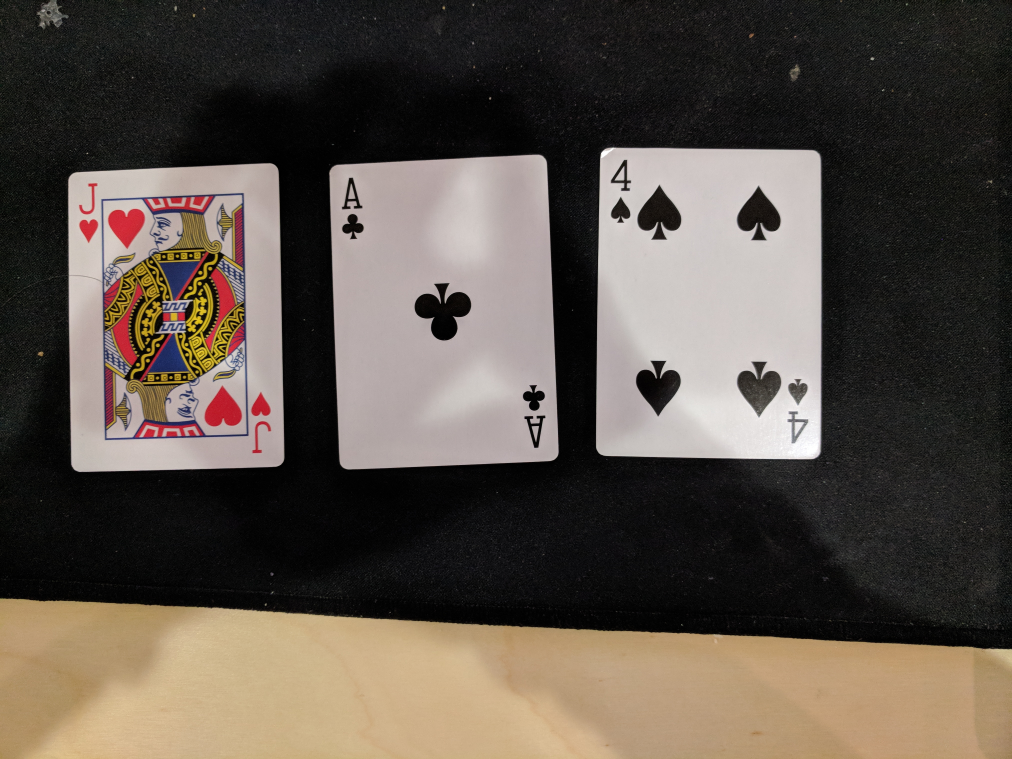
#> input picture img/test/test_2.jpg, 4048 x 3036 px, given in place of the camera (shown at 1/4 size)
$ python object_recognition.py   (older library calls are emulated)
#> lines starting #> are read from the running program, lines starting #| are printed output that depends on the picture; after the words box and inside, x2 and y2 are one past the last pixel; in counts of white or black regions, pixels touching at a corner belong together
### src/blackjack_util.py
# @file blackjack_util
# @date Sun Apr 15 08:38:37 2018
# @author Matthew Chan
# @brief Utility functions to be used by other scripts

# Project dependencies
import numpy as np
import cv2
import pickle
import datetime

''' Arrange edges by top-left, top-right, bottom-right, bottom-left
    @param vertices An array of vertices (size 4) that represent the corners of a playing card
    @return A numpy array containing the sorted vertices
'''
# [6 lines left out: function arrange_vertices, not called in this run]

''' Calculate the distance between two xy-coordinates
    @param a The first xy-coordinate
    @param b The second xy-coordinate
    @return The distance between both coordinates
'''
def dist(a, b):
    return np.sqrt((a[0] - b[0])**2 + (a[1] - b[1])**2)

''' Filter contours based on area
    @param contours An array containing all of the contours
    @param lower_bound Lower bound on the areas to filter out
    @param upper_bound Upper bound on the areas to filter out
    @return The filtered array of contours
'''
def filter_contours(contours, lower_bound, upper_bound):
    return list(filter(lambda x : cv2.contourArea(x) > lower_bound and cv2.contourArea(x) < upper_bound, contours))

''' Identify the four corners of a rectangle, given a set of points on the edge of the rectangle
    @param contour Set of points on the edge of the playing card
    @return A list containing the xy-coordinates of the playing card's four corners
'''
# [33 lines left out: function find_corners, not called in this run]

''' Blur image (to remove artifacts) and set color thresholds on the image (for better edge detection)
    @param image The image to apply pre-processing to
    @return The image after pre-processing has been applied
'''
def preprocess(image):
    output = cv2.cvtColor(image.copy(), cv2.COLOR_BGR2GRAY)
    output = cv2.GaussianBlur(output, (1, 1), 1000)
    retval, output = cv2.threshold(output, 120, 255, cv2.THRESH_BINARY)
    return output

''' Rescale image using the provided multiplier
    @param image The image to rescale
    @param multiplier The multiplier used to rescale both the height and width of the image
    @return The resized image
'''
# [7 lines left out: function rescale, not called in this run]

''' Rotate a point on the xy-plane around a given point
    @param theta Degrees of rotation (positive value will rotate counter-clockwise)
    @param x X-coordinate of the point to rotate
    @param y Y-coordinate of the point to rotate
    @param origin_x X-coordinate of the point to rotate around
    @param origin_y Y-coordinate of the point to rotate around
    @return The xy-coordinate for the rotated point
'''
# [7 lines left out: function rotate, not called in this run]

''' Check whether the set of four coordinates form valid corners of a playing card
    @param corners An array containing four xy-coordinates
    @param error_threshold The amount by which the length of each side can differ from the length of it's parallel side
    @return A boolean value denoting whether or not the corners are valid
'''
# [7 lines left out: function valid_corners, not called in this run]

### src/object_recognition.py
# @file object_recognition
# @date Fri Apr 6 2018 16:04:21
# @author Matthew Chan
# @brief Script to handle object recognition logic in order to identify playing cards.

# Project dependencies
import numpy as np
import cv2
import pickle
import blackjack_util as bu

# Declare constants
# CONTOUR_THRESHOLD = 10000
AREA_LOWER_BOUND = 400000
AREA_UPPER_BOUND = 630000

# # Read input image (in gray-scale)
# img = cv2.imread('./img/test/test_1.jpg')

# # Down-scale image
# # img_r = rescale(img, 0.25)
# img_r = img.copy()

# Capture video from device 0
stream = cv2.VideoCapture(0)
currentFrame = 0

while(True):
    # Capture current frame
    ret, frame = stream.read()
#> frame is the input picture: shape (3036, 4048, 3); mean B, G, R 73.4, 81.9, 90.7

    # Camera is inverted, so flip image
    frame = cv2.flip(frame, 1)
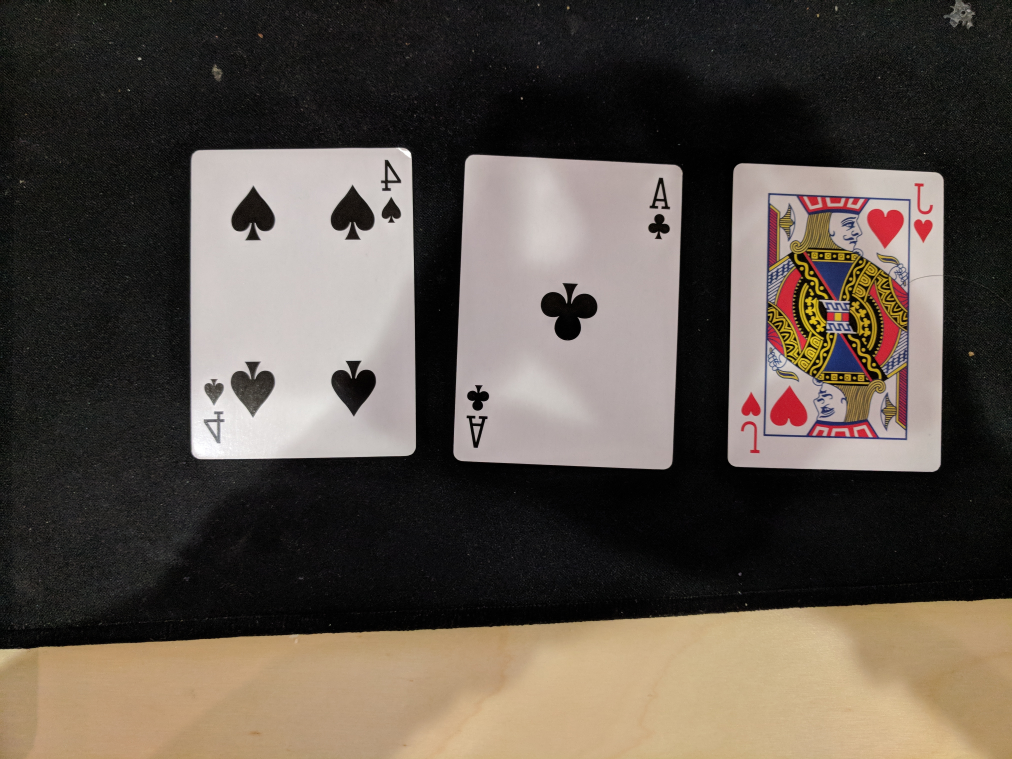
#> frame: shape (3036, 4048, 3) (shown at 1/4 size); mean B, G, R 73.4, 81.9, 90.7

    # Clean copy of image
    img_r = frame.copy()

    # Apply pre-processing to the image
    preprocess_img = bu.preprocess(img_r)
#> in preprocess, `output = cv2.cvtColor(image.copy(), cv2.COLOR_BGR2GRAY)`:
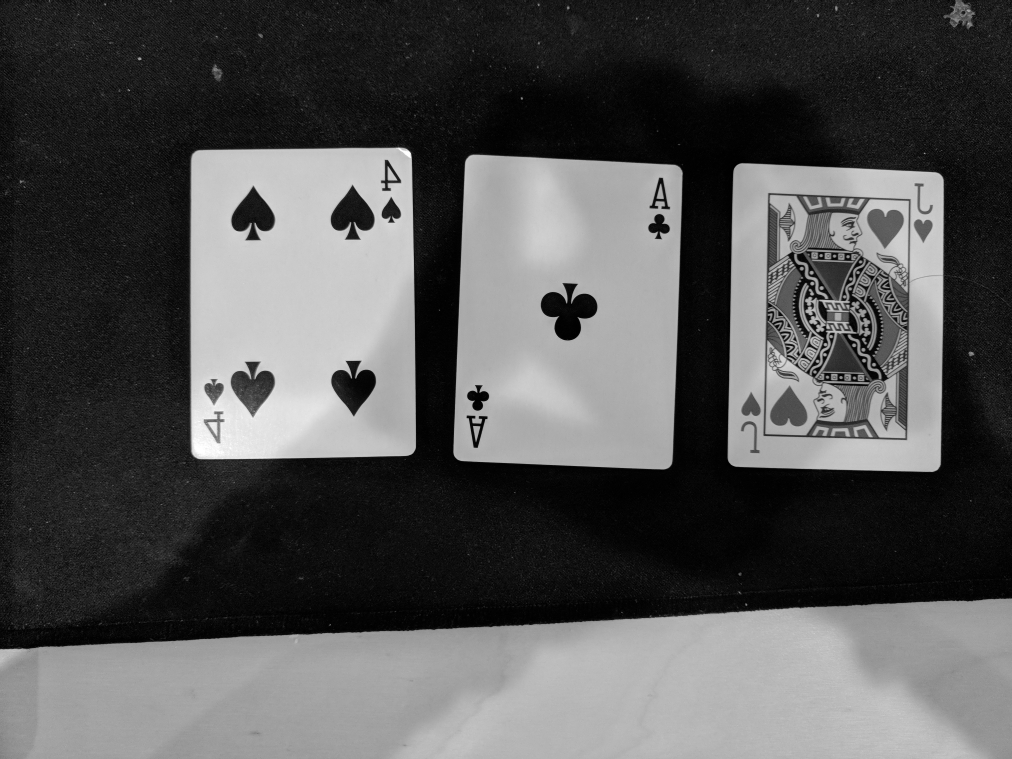
#> output: shape (3036, 4048) (shown at 1/4 size); min 0, max 255, mean 83.6
#> in preprocess, `retval, output = cv2.threshold(output, 120, 255, cv2.THRESH_BINARY)`:
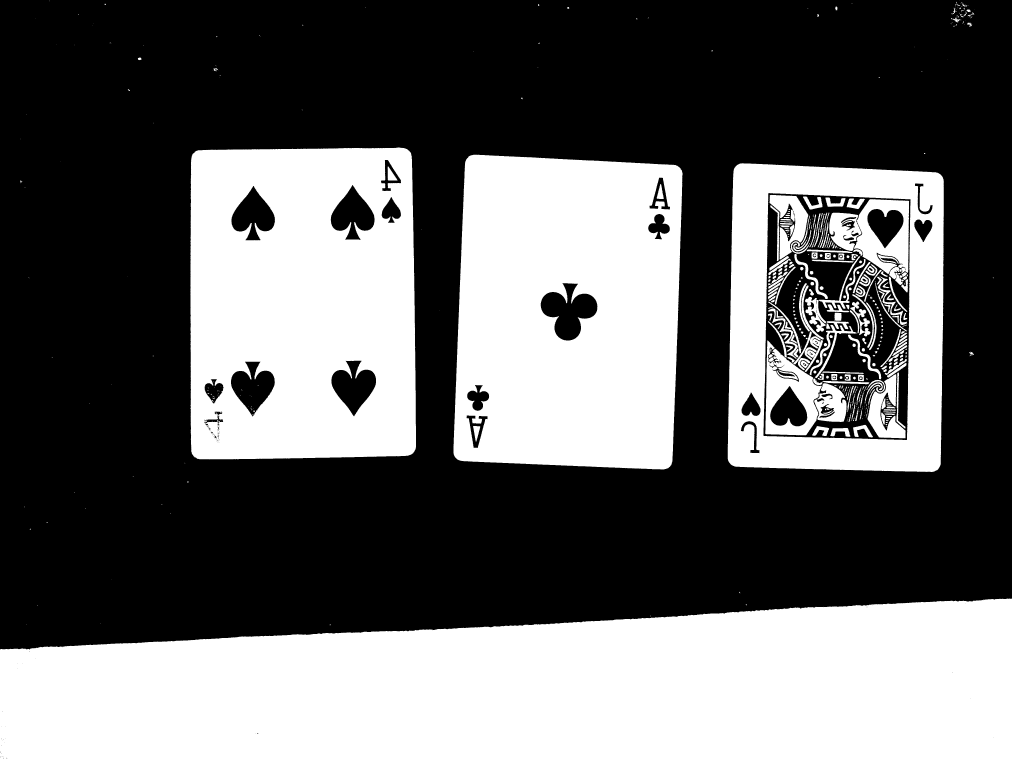
#> output: shape (3036, 4048) (shown at 1/4 size); 40.1% white; 649 white regions (344 under 20 px)

    # Identify contours in the image
    image, contours, hierarchy = cv2.findContours(preprocess_img, cv2.RETR_TREE, cv2.CHAIN_APPROX_SIMPLE)
#> contours = 976 contours, 636 with area under 20; largest, box (x1, y1, x2, y2) and area: (0, 2394, 4048, 3036) 2175334, (761, 590, 1664, 1838) 1102333, (1814, 619, 2731, 1878) 1067950, (2911, 653, 3775, 1888) 1022382, (3052, 771, 3643, 1761) 554000
    contours = sorted(contours, key = cv2.contourArea, reverse = True)

    print(f'Largest contour is {cv2.contourArea(contours[0])}')
#| Largest contour is 2175333.5

    # Remove contours for objects other than playing cards
    contours = bu.filter_contours(contours, AREA_LOWER_BOUND, AREA_UPPER_BOUND)
#> contours = 1 contour; box (x1, y1, x2, y2) and area: (3052, 771, 3643, 1761) 554000
    num_cards = len(contours)
#> num_cards = 1
    print(f'Identified {num_cards} cards in the image')
#| Identified 1 cards in the image

    # Draw contours onto the image
    contour_img = img_r.copy()
    cv2.drawContours(contour_img, contours, -1, (0, 255, 0), 5)

    # Create window showing the resized image
    # cv2.imshow('Object Contour Detection', bu.rescale(contour_img, 0.2))
    # cv2.imshow('Object Contour Detection', contour_img)

    # From the contour and corner data, locate the 4 corners of each playing card
    edges = []

    v_transform = np.array([ [0,0],[450,0],[450,450],[0,450] ], np.float32)

    reference = []
    answers = []
#> (the run stopped early here; a loop or call above may not have finished)
